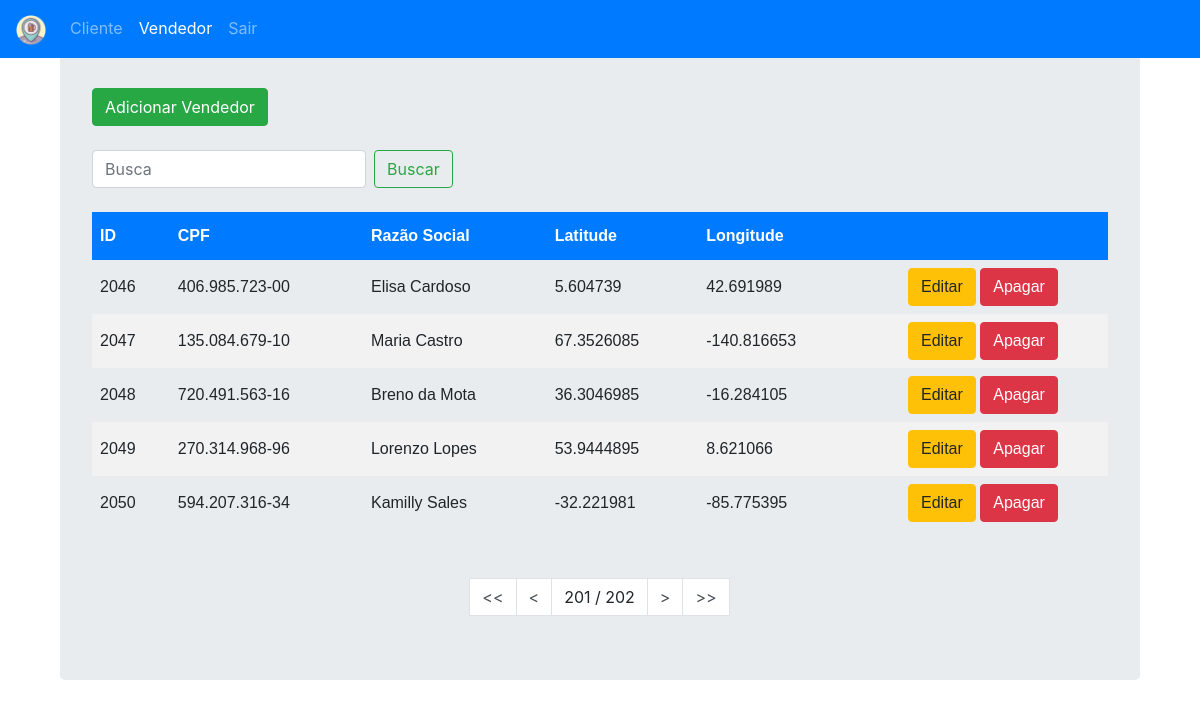
/cadastros/vendedor/?page=201 (signed in), run on the app's committed database.
### cadastros/models.py (models this page shows)
class Vendedor(models.Model):
    cpf = models.CharField(max_length=18)
    razao_social = models.CharField(max_length=40)
    latitude = models.CharField(max_length=12)
    longitude = models.CharField(max_length=12)
    class Meta:
        db_table = 'Vendedores'

### cadastros/views.py (the view)
# urls.py: path('vendedor/', views.listaVendedor, name='lista-vendedor'),
@login_required
def listaVendedor(request):
    lista = Vendedor.objects.order_by('id')
    query = request.GET.get("q")
    if query:
        lista = lista.filter(
            Q(id__icontains=query) |
            Q(cpf__icontains=query) |
            Q(razao_social__icontains=query)
            ).distinct()
    paginator = Paginator(lista, 5) # Mostra 5 contatos por página
    try:
        page = int(request.GET.get('page', '1'))
    except ValueError:
        page = 1
    try:
        lista = paginator.page(page)
    except (EmptyPage, InvalidPage):
        lista = paginator.page(paginator.num_pages)
    return render(request, 'cadastros/lista_vendedor.html', {"lista":lista})

### templates/cadastros/lista_vendedor.html
{% extends "cadastros/base.html" %}
{% block body_block %}
{% include "cadastros/lista.html" with active_tab='vendedor' %}
{% endblock %}

### templates/cadastros/lista.html (shortened to what this page needs)
<body>
    <div class="container">
      <div class="jumbotron">
          {% if active_tab == 'cliente' %}
          <div align="left">
            <a href="{% url 'cadastros:adicionar-cliente' %}">
                <br><button type="button" class="btn btn-success">Adicionar Cliente</button><br><br>
            </a>
          </div>
          {% else %}
          <div align="left">
            <a href="{% url 'cadastros:adicionar-vendedor' %}">
                <br><button type="button" class="btn btn-success">Adicionar Vendedor</button><br><br>
            </a>
          </div>
          {% endif %}
          <div align="right">
              <form class="form-inline my-2 my-lg-0" >
                <input class="form-control mr-sm-2" name="q" type="search" placeholder="Busca" aria-label="Search" value='{{request.GET.q}}'>
                <button class="btn btn-outline-success my-2 my-sm-0" type="submit">Buscar</button>
              </form>
          </div>
          <br>
          <div class="tabela">
          {% if lista %}
              <table>
                <thead>
                  <th>ID</th>
                  {% if active_tab == 'cliente' %}
                  <th>CNPJ</th>
                  {% else %}
                  <th>CPF</th>
                  {% endif %}
                  <th>Razão Social</th>
                  <th>Latitude</th>
                  <th>Longitude</th>
                  <th> </th>
                </thead>
                {% for acc in lista %}
                  <tr>
                    <td>{{ acc.id }} </td>
                    {% if active_tab == 'cliente' %}
                    <td>{{ acc.cnpj }}</td>
                    {% else %}
                    <td>{{ acc.cpf }}</td>
                    {% endif %}
                    <td>{{ acc.razao_social }}</td>
                    <td>{{ acc.latitude }}</td>
                    <td>{{ acc.longitude }}</td>
                    <td>
                        <div align="center">
                            <a href="editar/{{ acc.id }}"><button type="button" class="btn btn-warning">Editar</button></a>
                            <a href="apagar/{{ acc.id }}"><button type="button" class="btn btn-danger">Apagar</button></a>
                        </div>
                    </td>
                  </tr>
                {% endfor %}
            </table>
            <br><br>
            <div class="pagination justify-content-center">
                <a class="step-links">
                    {% if lista.has_previous %}
                        <a class="page-link"  href="?page=1{% if request.GET.q %}&q={{request.GET.q}} {% endif %}" ><< </a>
                        <a class="page-link"  href="?page={{ lista.previous_page_number }}{% if request.GET.q %}&q={{request.GET.q}} {% endif %}" >< </a>
                    {% endif %}
                    {% if lista.paginator.num_pages != 1 %}
                    <a class="page-link active">{{ lista.number}} / {{lista.paginator.num_pages}}</a>
                    {% endif %}
                    {% if lista.has_next %}
                        <a class="page-link"  href="?page={{ lista.next_page_number }}{% if request.GET.q %}&q={{request.GET.q}} {% endif %}">></a>
                        <a class="page-link"  href="?page={{ lista.paginator.num_pages }}{% if request.GET.q %}&q={{request.GET.q}} {% endif %}" >>> </a>
                    {% endif %}
            </div>
          {% else %}
            <p>Não existem registros.</p>
          {% endif %}
        </div>
      </div>
    </div>
</body>

### static/cadastros/css/my_style.css (style rules this page uses)
table { font-family: "Trebuchet MS", Arial, Helvetica, sans-serif; border-collapse: collapse; width: 100%; }
th, td { padding: 8px; }
th { padding-top: 12px; padding-bottom: 12px; text-align: left; padding-top: 12px; padding-bottom: 12px; text-align: left; background-color: #007bff; color: white; }
tr:nth-child(even) { background-color: #f2f2f2; }
a:link { color: #495057; }

### data on the page
Vendedor: id "2046", cpf "406.985.723-00", razao_social "Elisa Cardoso", latitude "5.604739", longitude "42.691989"
Vendedor: id "2047", cpf "135.084.679-10", razao_social "Maria Castro", latitude "67.3526085", longitude "-140.816653"
Vendedor: id "2048", cpf "720.491.563-16", razao_social "Breno da Mota", latitude "36.3046985", longitude "-16.284105"
Vendedor: id "2049", cpf "270.314.968-96", razao_social "Lorenzo Lopes", latitude "53.9444895", longitude "8.621066"
Vendedor: id "2050", cpf "594.207.316-34", razao_social "Kamilly Sales", latitude "-32.221981", longitude "-85.775395"

### other printed values
{{ lista.number }} "201"
{{ lista.paginator.num_pages }} "202"
